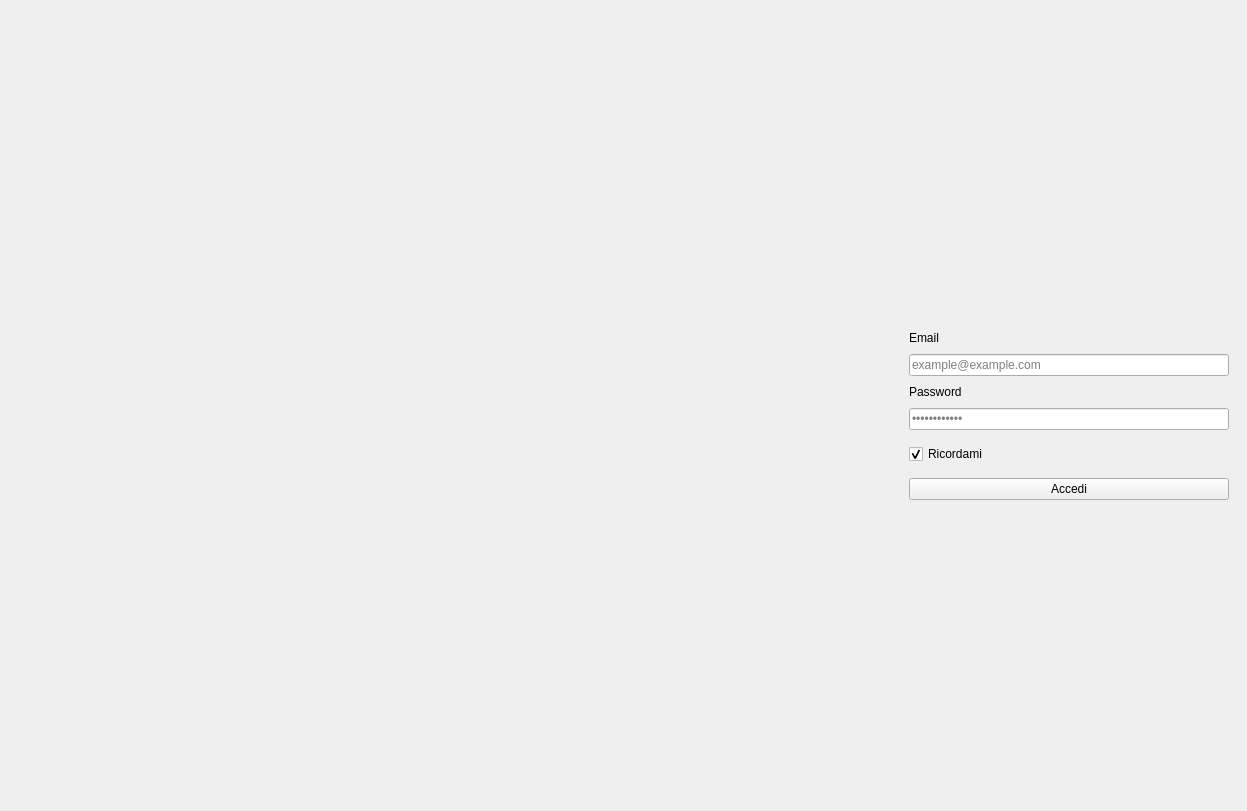
<?xml version="1.0" encoding="UTF-8"?>
<ui version="4.0">
 <class>MainWindow</class>
 <widget class="QMainWindow" name="MainWindow">
  <property name="geometry">
   <rect>
    <x>0</x>
    <y>0</y>
    <width>1247</width>
    <height>811</height>
   </rect>
  </property>
  <property name="windowTitle">
   <string>MainWindow</string>
  </property>
  <widget class="QWidget" name="centralwidget">
   <widget class="QLabel" name="side_img">
    <property name="geometry">
     <rect>
      <x>-1</x>
      <y>0</y>
      <width>890</width>
      <height>813</height>
     </rect>
    </property>
    <property name="text">
     <string/>
    </property>
    <property name="pixmap">
     <pixmap>../Home screen.jpg</pixmap>
    </property>
    <property name="scaledContents">
     <bool>true</bool>
    </property>
   </widget>
   <widget class="QWidget" name="widget" native="true">
    <property name="geometry">
     <rect>
      <x>889</x>
      <y>0</y>
      <width>360</width>
      <height>813</height>
     </rect>
    </property>
    <property name="sizePolicy">
     <sizepolicy hsizetype="Preferred" vsizetype="Preferred">
      <horstretch>0</horstretch>
      <verstretch>0</verstretch>
     </sizepolicy>
    </property>
    <property name="minimumSize">
     <size>
      <width>360</width>
      <height>0</height>
     </size>
    </property>
    <property name="maximumSize">
     <size>
      <width>360</width>
      <height>16777215</height>
     </size>
    </property>
    <property name="styleSheet">
     <string notr="true">QLabel{
	font: 13px 'Microsoft YaHei'
}</string>
    </property>
    <layout class="QVBoxLayout" name="verticalLayout_2">
     <property name="spacing">
      <number>9</number>
     </property>
     <property name="leftMargin">
      <number>20</number>
     </property>
     <property name="topMargin">
      <number>20</number>
     </property>
     <property name="rightMargin">
      <number>20</number>
     </property>
     <property name="bottomMargin">
      <number>20</number>
     </property>
     <item>
      <spacer name="verticalSpacer">
       <property name="orientation">
        <enum>Qt::Vertical</enum>
       </property>
       <property name="sizeHint" stdset="0">
        <size>
         <width>20</width>
         <height>60</height>
        </size>
       </property>
      </spacer>
     </item>
     <item>
      <widget class="QLabel" name="label">
       <property name="text">
        <string/>
       </property>
       <property name="pixmap">
        <pixmap>:/images/background.jpg</pixmap>
       </property>
       <property name="scaledContents">
        <bool>true</bool>
       </property>
      </widget>
     </item>
     <item>
      <widget class="BodyLabel" name="label_5">
       <property name="text">
        <string>Email</string>
       </property>
      </widget>
     </item>
     <item>
      <widget class="LineEdit" name="lineEdit_3">
       <property name="placeholderText">
        <string>example@example.com</string>
       </property>
       <property name="clearButtonEnabled">
        <bool>true</bool>
       </property>
      </widget>
     </item>
     <item>
      <widget class="BodyLabel" name="label_6">
       <property name="text">
        <string>Password</string>
       </property>
      </widget>
     </item>
     <item>
      <widget class="LineEdit" name="lineEdit_4">
       <property name="echoMode">
        <enum>QLineEdit::Password</enum>
       </property>
       <property name="placeholderText">
        <string>••••••••••••</string>
       </property>
       <property name="clearButtonEnabled">
        <bool>true</bool>
       </property>
      </widget>
     </item>
     <item>
      <spacer name="verticalSpacer_5">
       <property name="orientation">
        <enum>Qt::Vertical</enum>
       </property>
       <property name="sizeType">
        <enum>QSizePolicy::Fixed</enum>
       </property>
       <property name="sizeHint" stdset="0">
        <size>
         <width>20</width>
         <height>5</height>
        </size>
       </property>
      </spacer>
     </item>
     <item>
      <widget class="CheckBox" name="checkBox">
       <property name="text">
        <string>Ricordami</string>
       </property>
       <property name="checked">
        <bool>true</bool>
       </property>
      </widget>
     </item>
     <item>
      <spacer name="verticalSpacer_4">
       <property name="orientation">
        <enum>Qt::Vertical</enum>
       </property>
       <property name="sizeType">
        <enum>QSizePolicy::Fixed</enum>
       </property>
       <property name="sizeHint" stdset="0">
        <size>
         <width>20</width>
         <height>5</height>
        </size>
       </property>
      </spacer>
     </item>
     <item>
      <widget class="QPushButton" name="login">
       <property name="text">
        <string>Accedi</string>
       </property>
      </widget>
     </item>
     <item>
      <spacer name="verticalSpacer_6">
       <property name="orientation">
        <enum>Qt::Vertical</enum>
       </property>
       <property name="sizeType">
        <enum>QSizePolicy::Fixed</enum>
       </property>
       <property name="sizeHint" stdset="0">
        <size>
         <width>20</width>
         <height>6</height>
        </size>
       </property>
      </spacer>
     </item>
     <item>
      <spacer name="verticalSpacer_2">
       <property name="orientation">
        <enum>Qt::Vertical</enum>
       </property>
       <property name="sizeHint" stdset="0">
        <size>
         <width>20</width>
         <height>60</height>
        </size>
       </property>
      </spacer>
     </item>
    </layout>
   </widget>
  </widget>
 </widget>
 <customwidgets>
  <customwidget>
   <class>LineEdit</class>
   <extends>QLineEdit</extends>
   <header>qfluentwidgets</header>
  </customwidget>
  <customwidget>
   <class>CheckBox</class>
   <extends>QCheckBox</extends>
   <header>qfluentwidgets</header>
  </customwidget>
  <customwidget>
   <class>BodyLabel</class>
   <extends>QLabel</extends>
   <header>qfluentwidgets</header>
  </customwidget>
 </customwidgets>
 <resources/>
 <connections/>
</ui>
